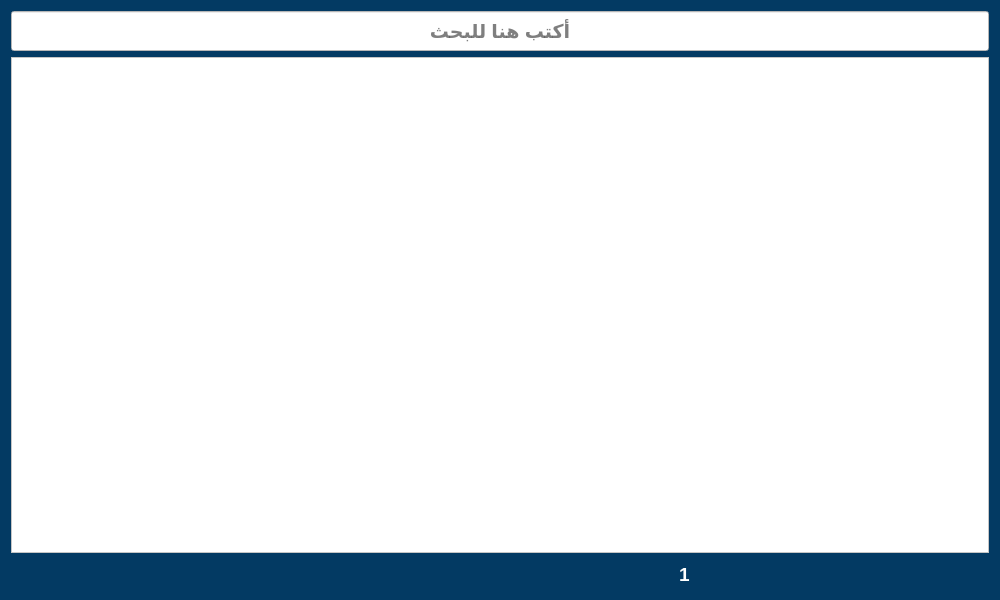
<?xml version="1.0" encoding="UTF-8"?>
<ui version="4.0">
 <class>ChooseItemUi</class>
 <widget class="QWidget" name="ChooseItemUi">
  <property name="geometry">
   <rect>
    <x>0</x>
    <y>0</y>
    <width>1000</width>
    <height>600</height>
   </rect>
  </property>
  <property name="minimumSize">
   <size>
    <width>1000</width>
    <height>600</height>
   </size>
  </property>
  <property name="maximumSize">
   <size>
    <width>1400</width>
    <height>600</height>
   </size>
  </property>
  <property name="windowTitle">
   <string>Form</string>
  </property>
  <property name="layoutDirection">
   <enum>Qt::RightToLeft</enum>
  </property>
  <property name="styleSheet">
   <string notr="true">background-color:#033a63;</string>
  </property>
  <layout class="QGridLayout" name="gridLayout">
   <item row="1" column="0">
    <layout class="QVBoxLayout" name="verticalLayout">
     <item>
      <widget class="QTableView" name="table">
       <property name="styleSheet">
        <string notr="true">background-color:white</string>
       </property>
       <attribute name="verticalHeaderCascadingSectionResizes">
        <bool>true</bool>
       </attribute>
      </widget>
     </item>
    </layout>
   </item>
   <item row="2" column="0">
    <layout class="QHBoxLayout" name="horizontalLayout_2">
     <item>
      <widget class="QPushButton" name="cancel_btn">
       <property name="minimumSize">
        <size>
         <width>0</width>
         <height>30</height>
        </size>
       </property>
       <property name="maximumSize">
        <size>
         <width>16777215</width>
         <height>30</height>
        </size>
       </property>
       <property name="cursor">
        <cursorShape>PointingHandCursor</cursorShape>
       </property>
       <property name="toolTip">
        <string>خروج</string>
       </property>
       <property name="styleSheet">
        <string notr="true">QPushButton:hover{
	background-color:#3f5482;
	border: 1px solid #3f5482;
}</string>
       </property>
       <property name="text">
        <string/>
       </property>
       <property name="icon">
        <iconset>
         <normaloff>../icons/cancel.svg</normaloff>../icons/cancel.svg</iconset>
       </property>
       <property name="iconSize">
        <size>
         <width>25</width>
         <height>25</height>
        </size>
       </property>
       <property name="shortcut">
        <string>Esc</string>
       </property>
       <property name="flat">
        <bool>true</bool>
       </property>
      </widget>
     </item>
     <item>
      <widget class="QPushButton" name="next_btn">
       <property name="minimumSize">
        <size>
         <width>0</width>
         <height>30</height>
        </size>
       </property>
       <property name="maximumSize">
        <size>
         <width>16777215</width>
         <height>30</height>
        </size>
       </property>
       <property name="cursor">
        <cursorShape>PointingHandCursor</cursorShape>
       </property>
       <property name="styleSheet">
        <string notr="true">QPushButton:hover{
	background-color:#3f5482;
	border: 1px solid #3f5482;
}</string>
       </property>
       <property name="text">
        <string/>
       </property>
       <property name="flat">
        <bool>true</bool>
       </property>
      </widget>
     </item>
     <item>
      <widget class="QLabel" name="pagination_label">
       <property name="font">
        <font>
         <pointsize>14</pointsize>
         <bold>true</bold>
        </font>
       </property>
       <property name="styleSheet">
        <string notr="true">color:white;</string>
       </property>
       <property name="text">
        <string>1</string>
       </property>
       <property name="alignment">
        <set>Qt::AlignCenter</set>
       </property>
      </widget>
     </item>
     <item>
      <widget class="QPushButton" name="previous_btn">
       <property name="minimumSize">
        <size>
         <width>0</width>
         <height>30</height>
        </size>
       </property>
       <property name="maximumSize">
        <size>
         <width>16777215</width>
         <height>30</height>
        </size>
       </property>
       <property name="cursor">
        <cursorShape>PointingHandCursor</cursorShape>
       </property>
       <property name="styleSheet">
        <string notr="true">QPushButton:hover{
	background-color:#3f5482;
	border: 1px solid #3f5482;
}</string>
       </property>
       <property name="text">
        <string/>
       </property>
       <property name="flat">
        <bool>true</bool>
       </property>
      </widget>
     </item>
     <item>
      <widget class="QPushButton" name="delete_btn">
       <property name="minimumSize">
        <size>
         <width>0</width>
         <height>30</height>
        </size>
       </property>
       <property name="maximumSize">
        <size>
         <width>16777215</width>
         <height>30</height>
        </size>
       </property>
       <property name="cursor">
        <cursorShape>PointingHandCursor</cursorShape>
       </property>
       <property name="toolTip">
        <string>حذف القطعة من الجدول</string>
       </property>
       <property name="styleSheet">
        <string notr="true">QPushButton:hover{
	background-color:#3f5482;
	border: 1px solid #3f5482;
}</string>
       </property>
       <property name="text">
        <string/>
       </property>
       <property name="icon">
        <iconset>
         <normaloff>../icons/add_item.svg</normaloff>../icons/add_item.svg</iconset>
       </property>
       <property name="iconSize">
        <size>
         <width>25</width>
         <height>25</height>
        </size>
       </property>
       <property name="flat">
        <bool>true</bool>
       </property>
      </widget>
     </item>
     <item>
      <widget class="QPushButton" name="return_btn">
       <property name="minimumSize">
        <size>
         <width>0</width>
         <height>30</height>
        </size>
       </property>
       <property name="maximumSize">
        <size>
         <width>16777215</width>
         <height>30</height>
        </size>
       </property>
       <property name="cursor">
        <cursorShape>PointingHandCursor</cursorShape>
       </property>
       <property name="toolTip">
        <string>تم إرجاع القطعة للمورد</string>
       </property>
       <property name="styleSheet">
        <string notr="true">QPushButton:hover{
	background-color:#3f5482;
	border: 1px solid #3f5482;
}</string>
       </property>
       <property name="text">
        <string/>
       </property>
       <property name="iconSize">
        <size>
         <width>25</width>
         <height>25</height>
        </size>
       </property>
       <property name="flat">
        <bool>true</bool>
       </property>
      </widget>
     </item>
     <item>
      <widget class="QPushButton" name="in_shop_btn">
       <property name="minimumSize">
        <size>
         <width>0</width>
         <height>30</height>
        </size>
       </property>
       <property name="maximumSize">
        <size>
         <width>16777215</width>
         <height>30</height>
        </size>
       </property>
       <property name="cursor">
        <cursorShape>PointingHandCursor</cursorShape>
       </property>
       <property name="toolTip">
        <string>في إنتظار تركيب القطعة</string>
       </property>
       <property name="styleSheet">
        <string notr="true">QPushButton:hover{
	background-color:#3f5482;
	border: 1px solid #3f5482;
}</string>
       </property>
       <property name="text">
        <string/>
       </property>
       <property name="iconSize">
        <size>
         <width>25</width>
         <height>25</height>
        </size>
       </property>
       <property name="flat">
        <bool>true</bool>
       </property>
      </widget>
     </item>
     <item>
      <widget class="QPushButton" name="install_btn">
       <property name="minimumSize">
        <size>
         <width>0</width>
         <height>30</height>
        </size>
       </property>
       <property name="maximumSize">
        <size>
         <width>16777215</width>
         <height>30</height>
        </size>
       </property>
       <property name="cursor">
        <cursorShape>PointingHandCursor</cursorShape>
       </property>
       <property name="toolTip">
        <string>تم تركيب القطعة في الهاتف</string>
       </property>
       <property name="styleSheet">
        <string notr="true">QPushButton:hover{
	background-color:#3f5482;
	border: 1px solid #3f5482;
}</string>
       </property>
       <property name="text">
        <string/>
       </property>
       <property name="iconSize">
        <size>
         <width>25</width>
         <height>25</height>
        </size>
       </property>
       <property name="flat">
        <bool>true</bool>
       </property>
      </widget>
     </item>
    </layout>
   </item>
   <item row="0" column="0">
    <layout class="QVBoxLayout" name="verticalLayout_5">
     <item>
      <widget class="QLineEdit" name="search_box">
       <property name="minimumSize">
        <size>
         <width>0</width>
         <height>40</height>
        </size>
       </property>
       <property name="font">
        <font>
         <pointsize>14</pointsize>
         <bold>true</bold>
        </font>
       </property>
       <property name="styleSheet">
        <string notr="true">background-color:white;</string>
       </property>
       <property name="maxLength">
        <number>24</number>
       </property>
       <property name="alignment">
        <set>Qt::AlignCenter</set>
       </property>
       <property name="dragEnabled">
        <bool>false</bool>
       </property>
       <property name="placeholderText">
        <string>أكتب هنا للبحث</string>
       </property>
      </widget>
     </item>
    </layout>
   </item>
  </layout>
 </widget>
 <resources/>
 <connections>
  <connection>
   <sender>cancel_btn</sender>
   <signal>clicked()</signal>
   <receiver>ChooseItemUi</receiver>
   <slot>close()</slot>
   <hints>
    <hint type="sourcelabel">
     <x>112</x>
     <y>345</y>
    </hint>
    <hint type="destinationlabel">
     <x>6</x>
     <y>8</y>
    </hint>
   </hints>
  </connection>
 </connections>
</ui>
